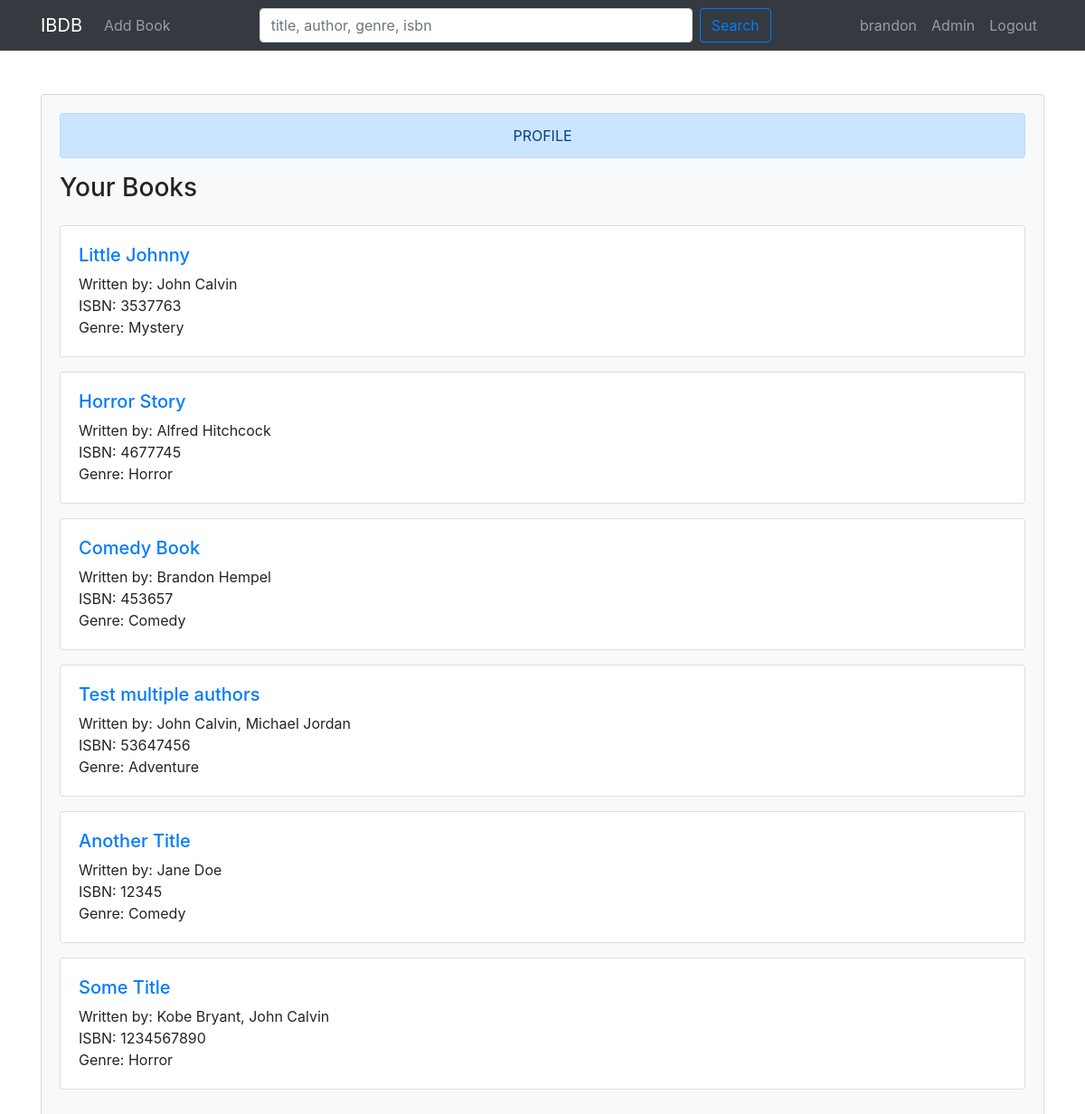
Before: /users/profile (signed in) with the older database file.
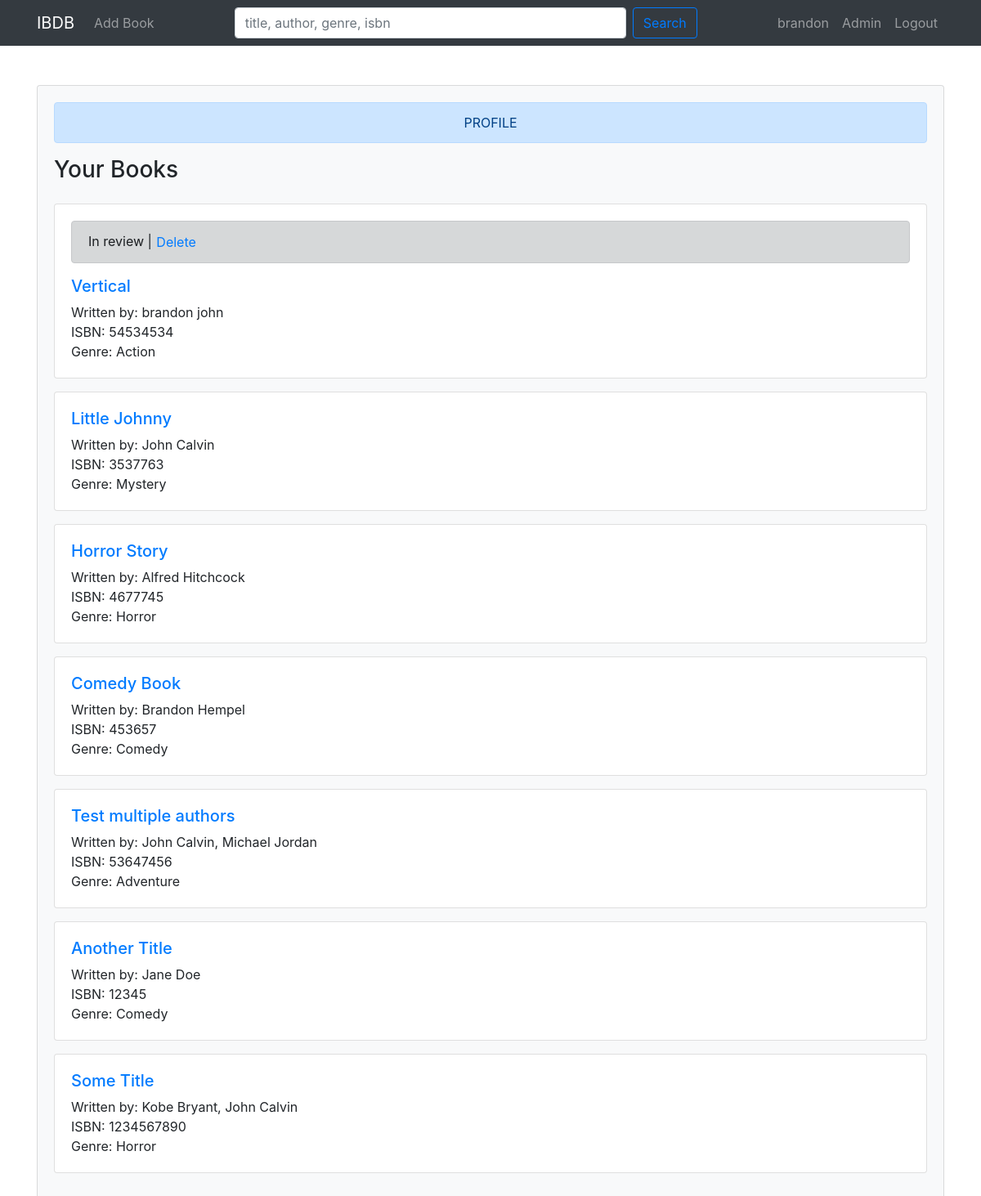
After: the same page with the newer database file.
### tables this page shows
CREATE TABLE `book` (
  `book_id` int(11) NOT NULL,
  `user_id` int(11) NOT NULL,
  `title` varchar(255) NOT NULL,
  `isbn` int(11) NOT NULL,
  `genre` varchar(255) NOT NULL,
  `synopsis` text NOT NULL,
  `is_published` tinyint(4) NOT NULL,
  `created_at` datetime NOT NULL DEFAULT current_timestamp()
);

### app/controllers/Users.php (called while the page is built, shortened)
<?php
  class Users extends Controller {
    public function __construct(){
        $this->bookModel = $this->model('Book');
    }
    public function profile(){
      $data = [
        'user' => $_SESSION['user_id']
      ];
      $books = $this->bookModel->getBooksUserAdded($data);
      $authors = $this->bookModel->getAuthors();
      $data = [
          'title' => 'PROFILE',
          'user' => $_SESSION['user_id'],
          'books' => $books,
          'authors' => $authors
      ];
      $this->view('users/profile', $data);
    }
  }

### app/libraries/Core.php (called while the page is built, shortened)
<?php
    class Core {
        protected $currentMethod = 'index';
        public function __construct(){
            $url = $this->getUrl();
            if(isset($url[0]) && file_exists('../app/controllers/' . ucwords($url[0]) . '.php')){
                unset($url[0]);
            }
            $this->currentController = new $this->currentController;
            if(isset($url[1])){
                if(method_exists($this->currentController, $url[1])){
                    $this->currentMethod = $url[1];
                    unset($url[1]);
                }
            }
            $this->params = $url ? array_values($url) : [];
            call_user_func_array([$this->currentController, $this->currentMethod], $this->params);
        }
        public function getURL(){
            if(isset($_GET['url'])){
                $url = rtrim($_GET['url'], '/');
                $url = filter_var($url, FILTER_SANITIZE_URL);
                $url = explode('/', $url);
                return $url;
            }
        }
    }

### public/index.php (called while the page is built, shortened)
<?php
    $init = new Core;

### app/helpers/session_helper.php (called while the page is built, shortened)
<?php
    function isAdmin(){
      if(isset($_SESSION['role']) && $_SESSION['role'] == 'admin'){
          return true;
      } else {
          return false;
      }
    }

### app/libraries/Database.php (called while the page is built, shortened)
<?php
    class Database {
        private $host = DB_HOST;
        private $user = DB_USER;
        private $pass = DB_PASS;
        private $dbname = DB_NAME;
        private $dbh;
        private $stmt;
        public function __construct(){
            $dsn = 'mysql:host=' . $this->host . ';dbname=' . $this->dbname;
            $options = array(
                PDO::ATTR_PERSISTENT => true,
                PDO::ATTR_ERRMODE => PDO::ERRMODE_EXCEPTION
            );
            try{
                $this->dbh = new PDO($dsn, $this->user, $this->pass, $options);
            } catch(PDOException $e){
                $this->error = $e->getMessage();
                echo $this->error;
            }
        }
        public function query($sql){
            $this->stmt = $this->dbh->prepare($sql);
        }
        public function bind($param, $value, $type = null){
            if(is_null($type)){
                switch(true){
                    case is_int($value):
                        $type = PDO::PARAM_INT;
                        break;
                }
            }
        $this->stmt->bindValue($param, $value, $type);
        }
        public function execute(){
            return $this->stmt->execute();
        }
        public function resultSet(){
            $this->execute();
            return $this->stmt->fetchAll(PDO::FETCH_OBJ);
        }
    }

### app/models/Book.php (called while the page is built, shortened)
<?php
    class Book {
        private $db;
        public function __construct(){
            $this->db = new Database;
        }
        public function getBooksUserAdded($data){
          $this->db->query('SELECT title, fName, lName, isbn, genre, is_published, book.book_id, user.user_id
                            FROM book
                            LEFT JOIN user
                            ON book.user_id = user.user_id
                            LEFT JOIN book_author
                            ON book.book_id = book_author.book_id
                            LEFT JOIN author
                            ON book_author.author_id = author.author_id
                            wHERE book.user_id = :user
                            GROUP BY book.book_id
                            ORDER BY book.created_at DESC
                          ');
          $this->db->bind(':user', $data['user']);
          $results = $this->db->resultSet();
          return $results;
        }
        public function getAuthors(){
          $this->db->query('SELECT
                            CONCAT(author.fname, " ", author.lname) AS author,
                            fname,
                            lname,
                            book.book_id AS book_id
                            FROM book
                            INNER JOIN book_author
                            ON book.book_id = book_author.book_id
                            INNER JOIN author
                            ON book_author.author_id = author.author_id
                            ORDER BY author.lname
                          ');
          $results = $this->db->resultSet();
          return $results;
        }
  }

### app/views/users/profile.php (the view, shortened to what this page needs)
<?php require APPROOT . '/views/inc/header.php' ?>
    <div class="card card-body bg-light mt-5">
    <div class="alert alert-primary text-center">
        <?php echo $data['title']; ?>
    </div>
    <?php if(count($data['books']) > 0): ?>
        <div class="row mb-3">
                <div class="col-md-6">
                    <h3>Your Books</h3>
                </div>
            </div>
    <?php else: ?>
        <p>You haven't added any books yet! <a href="<?php echo URLROOT; ?>/books/addBook">Add one now!</a> </p>
    <?php endif; ?>
    <?php foreach($data['books'] as $book) : ?>
        <div class="card card-body mb-3">
        <?php if($book->is_published == false): ?>
        <div class="alert alert-dark">
            <form action="<?php echo URLROOT; ?>/books/deleteBook/<?php echo $book->book_id; ?>" method="post">
                In review |  <button class="btn btn-link p-0">Delete</button>
            </form>
        </div>
        <?php endif; ?>
            <div class="d-inline">
            <?php if(isAdmin()): ?>
                <a href="<?php echo URLROOT; ?>/books/viewBook/<?php echo $book->book_id; ?>">
                <h5 class=""><?php echo $book->title; ?></h5></a>
            <?php else: ?>
                <h5 class=""><?php echo $book->title; ?></h5>
            <?php endif; ?>
            Written by:
                <?php
                    $authors = [];
                    foreach($data['authors'] as $author){
                        if($book->book_id == $author->book_id){
                            $authors[] = $author->author;
                        }
                    }
                    echo implode(", ", $authors);
                ?>
                <br>
                ISBN: <?php echo $book->isbn; ?><br>
                Genre: <?php echo $book->genre; ?>
            </div>
        </div>
    <?php endforeach; ?>
</div>
<?php require APPROOT . '/views/inc/footer.php' ?>

### app/libraries/Controller.php (shortened to what this page needs)
<?php
  class Controller {
    public function model($model){
      return new $model();
    }
    public function view($view, $data = []){
      if(file_exists('../app/views/' . $view . '.php')){
        require_once '../app/views/' . $view . '.php';
      } else {
        die('View does not exist');
      }
    }
  }

### app/views/inc/header.php (shortened to what this page needs)
<!DOCTYPE html>
<html lang="en">
<head>
    <link rel="stylesheet" href="https://maxcdn.bootstrapcdn.com/bootstrap/4.0.0-beta/css/bootstrap.min.css">
    <link rel="stylesheet" href="https://use.fontawesome.com/releases/v5.10.2/css/all.css">
  <link rel="stylesheet" href="https://use.fontawesome.com/releases/v5.10.2/css/v4-shims.css">
    <link rel="stylesheet" href="<?php echo URLROOT; ?>/css/style.css">
</head>
<body>
    <?php require APPROOT . '/views/inc/navbar.php'; ?>
        <div class="container">

### app/views/inc/navbar.php (shortened to what this page needs)
<nav class="navbar navbar-expand-lg navbar-dark bg-dark mb-3">
     <div class="container">
      <a class="navbar-brand" href="<?php echo URLROOT; ?>"><?php echo SITENAME; ?></a>
      <div class="collapse navbar-collapse" id="navbarsExampleDefault">
        <ul class="navbar-nav mr-auto">
          <?php if(isset($_SESSION['user_id'])) : ?>
            <li class="nav-item">
              <a class="nav-link" href="<?php echo URLROOT; ?>/books/addBook">Add Book</a>
            </li>
          <?php endif; ?>
        </ul>
        <form class="form-inline my-2 my-lg-0" action="<?php echo URLROOT; ?>/books/findBook/" method="post">
          <input class="form-control mr-sm-2" name="query" type="search" placeholder="title, author, genre, isbn" size="40" value="<?php echo isset($data['query']) ? $data['query'] : ''; ?>">
          <button class="btn btn-outline-primary my-2 my-sm-0" type="submit">Search</button>
        </form>
        <ul class="navbar-nav ml-auto">
         <?php if(isset($_SESSION['user_id'])) : ?>
         <li class="nav-item">
            <a class="nav-link" href="<?php echo URLROOT; ?>/users/profile"><?php echo $_SESSION['user_name']; ?></a>
          </li>
          <?php if(isAdmin()) : ?>
            <li class="nav-item">
            <a href="<?php echo URLROOT; ?>/users/admin" class="nav-link">Admin</a></li>
          <?php endif; ?>
         <li class="nav-item">
            <a class="nav-link" href="<?php echo URLROOT; ?>/users/logout">Logout</a>
          </li>
          <?php endif; ?>
        </ul>
      </div>
    </div>
    </nav>

### app/views/inc/footer.php (shortened to what this page needs)
</div>
</body>
</html>

### public/css/style.css (style rules this page uses)
body { background: #ffffff; }
button { cursor: pointer; }

Changed rows visible on the page:
added book: title "Vertical", authors "brandon john", isbn "54534534", genre "Action"
